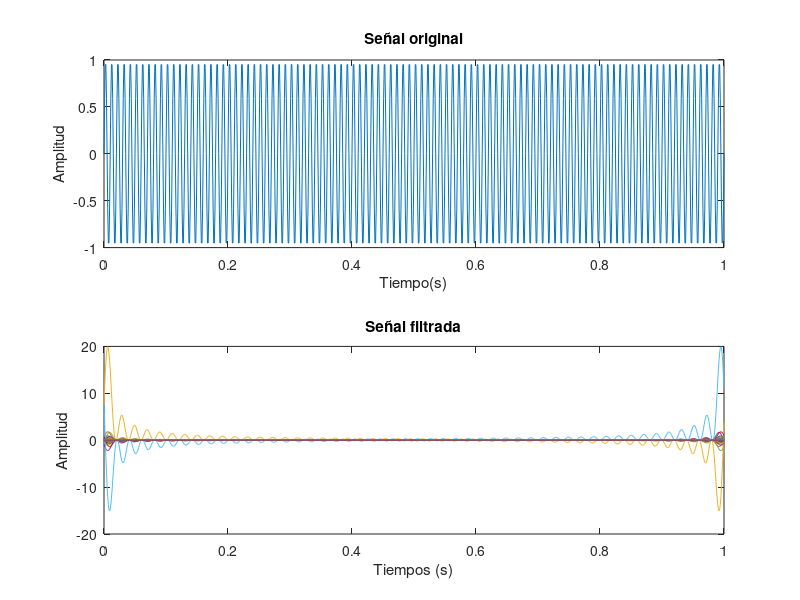

This figure's MATLAB source:
#Transformada de Fourier en Tiempo Discretro

#Parámetros de la señal
fs = 1000; #Frecuencia de muestreo en Hz
t = 0:1/fs:1; #Vector de tiempo
f = 100;
x = sin(2*pi*f*t);
%aplicar transformda de fourier
xf = fft(x);
%generar filtro pasabajos
n = length(x);
fcutoff = 50; % definimos la frecuencia de corte
h = ones(n, 1); % vector de ceros
h(round(n*fcutoff/fs)+1:end) = 0; %splicamos filtro pasabajo
% aplicar filtro a la señal en el dominio de la frecuencia
x_filtered = xf .* h;
% convertir la señal filtrada al dominio del tiempo
x_filtered = ifft(x_filtered);
% graficamos la señal original y la señal filtrada
figure;
subplot(2, 1, 1);
plot(t, x);
title('Señal original');
xlabel('Tiempo(s)');
ylabel('Amplitud');

subplot(2, 1, 2);
plot(t, real(x_filtered));
title('Señal filtrada');
xlabel('Tiempos (s)');
ylabel('Amplitud');
